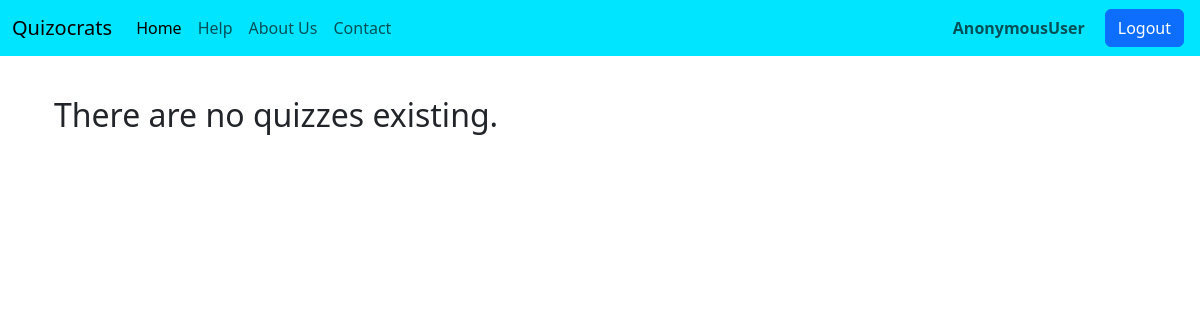
/existquiz, run on an earlier commit of the app's database.
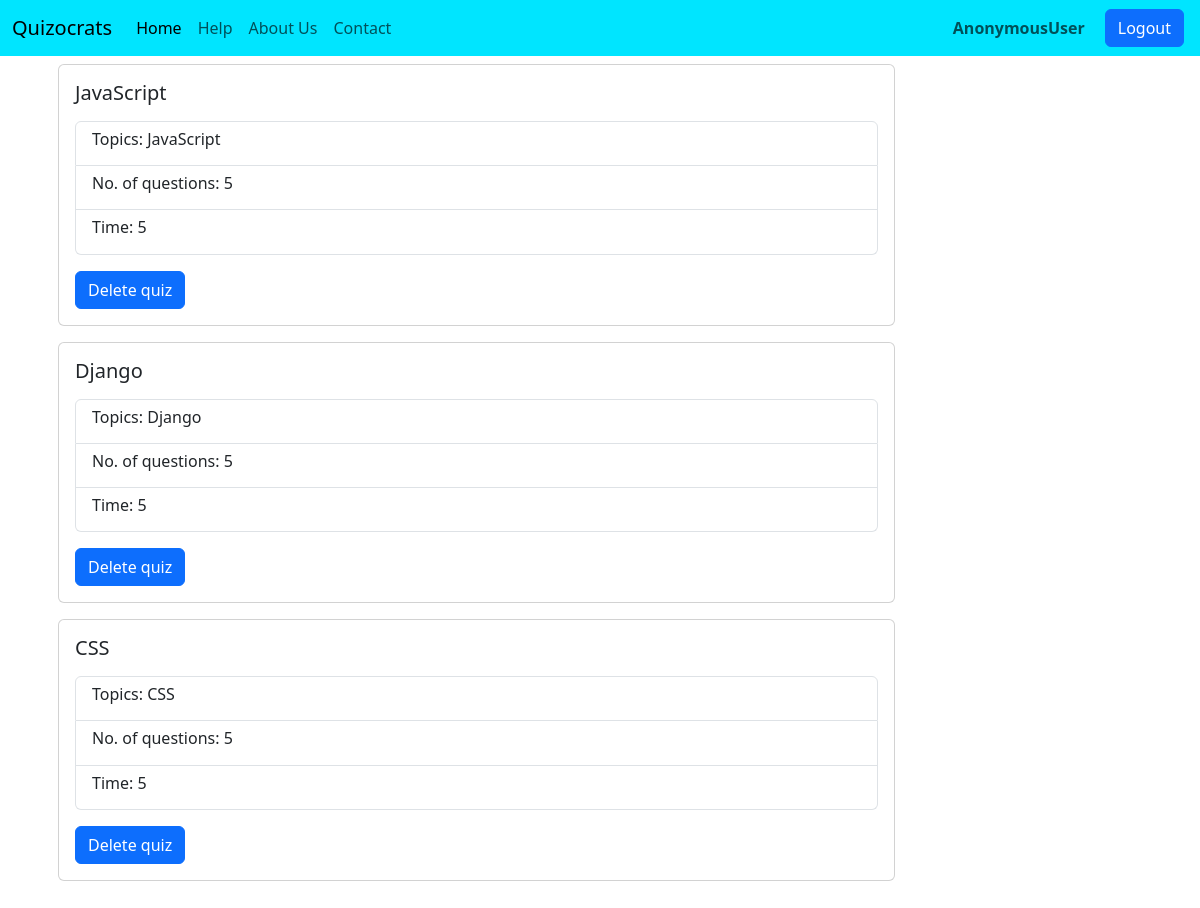
And on a later commit of the database.
### quizocrats/models.py (models this page shows)
class quizzes(models.Model):
    quiz_name=models.CharField(max_length=50)
    topics=models.TextField()
    questions=models.IntegerField()
    time=models.IntegerField()

### quizocrats/views.py (the view)
# urls.py: path('existquiz',views.quizexisting,name='quizzes_existing'),
def quizexisting(request):
  active_quizzes=quizzes.objects.all()
  context={
    'actqui':active_quizzes
  }
  return render(request,'quizzesexisting.html',context)

### quizocrats/templates/quizzesexisting.html (shortened to what this page needs)
<!doctype html>
<html lang="en">
  <head>
    <link href="https://cdn.jsdelivr.net/npm/bootstrap@5.3.0/dist/css/bootstrap.min.css" rel="stylesheet">
  </head>
  <body>
    {% include 'base2.html' %}
    <div class="container py-5">
    {% for x in actqui %}
    <div class="card w-75 m-3">
        <div class="card-body">
          <h5 class="card-title">{{x.quiz_name}}</h5>
          <p class="card-text">
            <ul class="list-group">
                <li class="list-group-item"><h6>Topics: {{x.topics}}</h6></li>
                <li class="list-group-item"><h6>No. of questions: {{x.questions}}</h6></li>
                <li class="list-group-item"><h6>Time: {{x.time}}</h6></li>
              </ul>
          </p>
          <a href="delete/{{x.quiz_name}}" class="btn btn-primary">Delete quiz</a>
        </div>
      </div>
      {%empty%}
      <h2>
        <div class="container py-5">There are no quizzes existing.</div>
      </h2>
    {% endfor %}
    </div>
  </body>
</html>

What changed in the data, as far as the page shows it:
added quizzes: quiz_name "JavaScript", topics "JavaScript", questions "5", time "5"
added quizzes: quiz_name "Django", topics "Django", questions "5", time "5"
added quizzes: quiz_name "CSS", topics "CSS", questions "5", time "5"
Also different on the page:
text no longer shown: "There are no quizzes existing."
